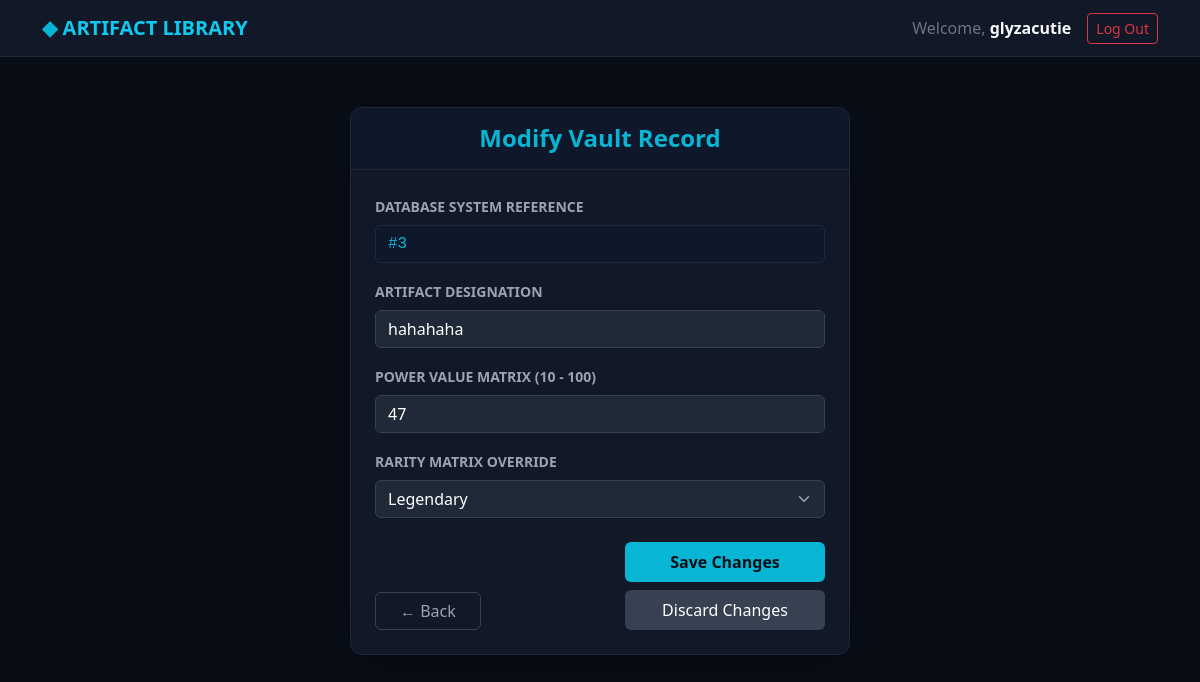
The app's page /update/3/ (signed in) with its own data.
### myapp/models.py (models this page shows, shortened)
class Artifact(models.Model):
    owner = models.ForeignKey(User, on_delete=models.CASCADE, null=True, blank=True)
    name = models.CharField(max_length=100)
    rarity = models.CharField(max_length=50)
    power = models.IntegerField()

### myapp/views.py (the view)
# urls.py: path('update/<int:art_id>/', views.update_artifact, name='update_artifact'),
@login_required(login_url='login')
def update_artifact(request, art_id):
    artifact = get_object_or_404(Artifact, id=art_id, owner=request.user)
    if request.method == "POST":
        artifact.name = request.POST.get('artifact_name')
        artifact.power = request.POST.get('artifact_power')
        artifact.rarity = request.POST.get('artifact_rarity')
        artifact.save()
        return redirect('home')
    return render(request, 'update.html', {'artifact': artifact})

### myapp/templates/update.html (shortened to what this page needs)
{% extends 'base.html' %}
{% block content %}
<div class="container d-flex justify-content-center align-items-center" style="min-height: 75vh;">
    <div class="card shadow-lg text-white" style="width: 100%; max-width: 500px; border-radius: 12px; background-color: #111827; border: 1px solid #1F2937;">
        <div class="card-header py-3 text-center" style="background-color: #0F172A; border-bottom: 1px solid #1F2937; border-top-left-radius: 12px; border-top-right-radius: 12px;">
            <h4 class="mb-0" style="color: #06B6D4; font-weight: 700;">Modify Vault Record</h4>
        </div>
        <div class="card-body p-4">
            <form method="POST" action="">
                <div class="mb-3">
                    <label class="form-label text-secondary-custom small fw-bold text-uppercase">Database System Reference</label>
                    <input type="text" class="form-control" value="#{{ artifact.id }}" readonly style="background-color: #0F172A !important; border: 1px solid #1F2937; color: #06B6D4 !important; font-family: monospace; cursor: not-allowed;">
                </div>
                <div class="mb-3">
                    <label class="form-label text-secondary-custom small fw-bold text-uppercase">Artifact Designation</label>
                    <input type="text" name="artifact_name" class="form-control tech-input" value="{{ artifact.name }}" required>
                </div>
                <div class="mb-3">
                    <label class="form-label text-secondary-custom small fw-bold text-uppercase">Power Value Matrix (10 - 100)</label>
                    <input type="number" name="artifact_power" class="form-control tech-input" value="{{ artifact.power }}" min="10" max="100" required>
                </div>
                <div class="mb-4">
                    <label class="form-label text-secondary-custom small fw-bold text-uppercase">Rarity Matrix Override</label>
                    <select name="artifact_rarity" class="form-select tech-input" required style="">
                        <option value="Legendary" style="background-color: #111827;" {% if artifact.rarity == "Legendary" %}selected{% endif %}>Legendary</option>
                    </select>
                </div>
                <div class="d-flex justify-content-between align-items-end mt-4">
                    <div>
                        <a href="{% url 'home' %}" class="btn btn-outline-secondary px-4 text-secondary-custom" style="border-color: #374151;">&larr; Back</a>
                    </div>
                    <div class="d-flex flex-column gap-2" style="width: 200px;">
                        <button type="submit" class="btn tech-btn w-100 py-2">Save Changes</button>
                        <a href="{% url 'home' %}" class="btn btn-secondary w-100 py-2 text-white text-center" style="background-color: #374151; border: none;">Discard Changes</a>
                    </div>
                </div>
            </form>
        </div>
    </div>
</div>
{% endblock %}

### myapp/templates/base.html (shortened to what this page needs)
<!DOCTYPE html>
<html lang="en">
<head>
    <link href="https://cdn.jsdelivr.net/npm/bootstrap@5.3.0/dist/css/bootstrap.min.css" rel="stylesheet">
</head>
<body>
    <nav class="navbar navbar-expand-lg navbar-dark navbar-custom mb-4">
        <div class="container">
            <a class="navbar-brand fw-bold text-info" href="{% url 'home' %}">
                <span style="color: #06B6D4;">&#9670;</span> ARTIFACT LIBRARY
            </a>
            {% if user.is_authenticated %}
                <div class="d-flex align-items-center">
                    <span class="navbar-text text-secondary me-3">Welcome, <strong class="text-light">{{ user.username }}</strong></span>
                    <a href="{% url 'logout' %}" class="btn btn-outline-danger btn-sm">Log Out</a>
                </div>
            {% endif %}
        </div>
    </nav>
    <div class="container">
        {% block content %}
        {% endblock %}
    </div>
</body>
</html>

### myapp/templates/base.html (style rules this page uses)
body { background-color: #090D16 !important; color: #E5E7EB; font-family: 'Segoe UI', Tahoma, Geneva, Verdana, sans-serif; }
.navbar-custom { background-color: #111827 !important; border-bottom: 1px solid #1F2937; }

### myapp/templates/update.html (style rules this page uses)
.tech-input { background-color: #1F2937 !important; border: 1px solid #374151 !important; color: #FFFFFF !important; }
.text-secondary-custom { color: #9CA3AF !important; }
.tech-btn { background-color: #06B6D4 !important; border: none !important; color: #090D16 !important; font-weight: 700 !important; }

### records on screen
Artifact: id "#3", artifact_name "hahahaha", artifact_power "47", artifact_rarity "Legendary"

### other values on screen
{{ user.username }} "glyzacutie"
